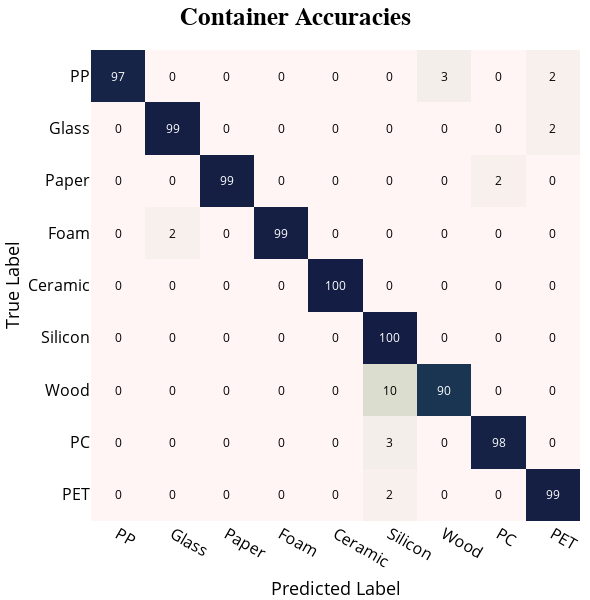
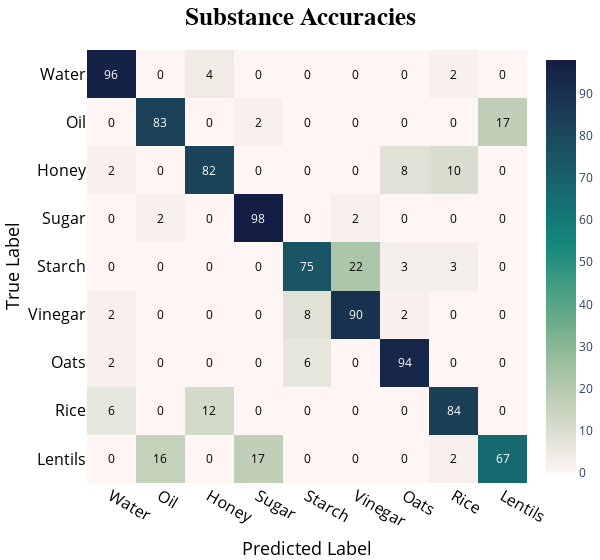

The code cell stored with these charts, in order, in its notebook:
### Code cell
cm_container = confusion_matrix(container_ys, container_preds)
scaled_container_cm = np.ceil(cm_container/len(containers)*10)
produce_cm(scaled_container_cm[::-1], 'Container Accuracies', False)

cm_content = confusion_matrix(content_ys, content_preds)
scaled_content_cm = np.ceil(cm_content/len(contents)*10)
produce_cm(scaled_content_cm[::-1], 'Substance Accuracies', True)

### Figure 1 — Plotly figure (JSON) as saved in the notebook; plotly's stock layout.template omitted (floating-point values rounded to 4 significant figures)
{"data": [{"colorscale": [[0, "rgb(254, 245, 244)"], [0.09091, "rgb(222, 224, 210)"], [0.1818, "rgb(189, 206, 181)"], [0.2727, "rgb(153, 189, 156)"], [0.3636, "rgb(110, 173, 138)"], [0.4545, "rgb(65, 157, 129)"], [0.5455, "rgb(25, 137, 125)"], [0.6364, "rgb(18, 116, 117)"], [0.7273, "rgb(25, 94, 106)"], [0.8182, "rgb(28, 72, 93)"], [0.9091, "rgb(25, 51, 80)"], [1, "rgb(20, 29, 67)"]], "showscale": false, "type": "heatmap", "x": ["PP", "Glass", "Paper", "Foam", "Ceramic", "Silicon", "Wood", "PC", "PET"], "y": ["PET", "PC", "Wood", "Silicon", "Ceramic", "Foam", "Paper", "Glass", "PP"], "z": [[0, 0, 0, 0, 0, 2, 0, 0, 99], [0, 0, 0, 0, 0, 3, 0, 98, 0], [0, 0, 0, 0, 0, 10, 90, 0, 0], [0, 0, 0, 0, 0, 100, 0, 0, 0], [0, 0, 0, 0, 100, 0, 0, 0, 0], [0, 2, 0, 99, 0, 0, 0, 0, 0], [0, 0, 99, 0, 0, 0, 0, 2, 0], [0, 99, 0, 0, 0, 0, 0, 0, 2], [97, 0, 0, 0, 0, 0, 3, 0, 2]]}], "layout": {"annotations": [{"font": {"color": "black"}, "showarrow": false, "text": "0", "x": "PP", "y": "PET"}, {"font": {"color": "black"}, "showarrow": false, "text": "0", "x": "Glass", "y": "PET"}, {"font": {"color": "black"}, "showarrow": false, "text": "0", "x": "Paper", "y": "PET"}, {"font": {"color": "black"}, "showarrow": false, "text": "0", "x": "Foam", "y": "PET"}, {"font": {"color": "black"}, "showarrow": false, "text": "0", "x": "Ceramic", "y": "PET"}, {"font": {"color": "black"}, "showarrow": false, "text": "2", "x": "Silicon", "y": "PET"}, {"font": {"color": "black"}, "showarrow": false, "text": "0", "x": "Wood", "y": "PET"}, {"font": {"color": "black"}, "showarrow": false, "text": "0", "x": "PC", "y": "PET"}, {"font": {"color": "white"}, "showarrow": false, "text": "99", "x": "PET", "y": "PET"}, {"font": {"color": "black"}, "showarrow": false, "text": "0", "x": "PP", "y": "PC"}, {"font": {"color": "black"}, "showarrow": false, "text": "0", "x": "Glass", "y": "PC"}, {"font": {"color": "black"}, "showarrow": false, "text": "0", "x": "Paper", "y": "PC"}, {"font": {"color": "black"}, "showarrow": false, "text": "0", "x": "Foam", "y": "PC"}, {"font": {"color": "black"}, "showarrow": false, "text": "0", "x": "Ceramic", "y": "PC"}, {"font": {"color": "black"}, "showarrow": false, "text": "3", "x": "Silicon", "y": "PC"}, {"font": {"color": "black"}, "showarrow": false, "text": "0", "x": "Wood", "y": "PC"}, {"font": {"color": "white"}, "showarrow": false, "text": "98", "x": "PC", "y": "PC"}, {"font": {"color": "black"}, "showarrow": false, "text": "0", "x": "PET", "y": "PC"}, {"font": {"color": "black"}, "showarrow": false, "text": "0", "x": "PP", "y": "Wood"}, {"font": {"color": "black"}, "showarrow": false, "text": "0", "x": "Glass", "y": "Wood"}, {"font": {"color": "black"}, "showarrow": false, "text": "0", "x": "Paper", "y": "Wood"}, {"font": {"color": "black"}, "showarrow": false, "text": "0", "x": "Foam", "y": "Wood"}, {"font": {"color": "black"}, "showarrow": false, "text": "0", "x": "Ceramic", "y": "Wood"}, {"font": {"color": "black"}, "showarrow": false, "text": "10", "x": "Silicon", "y": "Wood"}, {"font": {"color": "white"}, "showarrow": false, "text": "90", "x": "Wood", "y": "Wood"}, {"font": {"color": "black"}, "showarrow": false, "text": "0", "x": "PC", "y": "Wood"}, {"font": {"color": "black"}, "showarrow": false, "text": "0", "x": "PET", "y": "Wood"}, {"font": {"color": "black"}, "showarrow": false, "text": "0", "x": "PP", "y": "Silicon"}, {"font": {"color": "black"}, "showarrow": false, "text": "0", "x": "Glass", "y": "Silicon"}, {"font": {"color": "black"}, "showarrow": false, "text": "0", "x": "Paper", "y": "Silicon"}, {"font": {"color": "black"}, "showarrow": false, "text": "0", "x": "Foam", "y": "Silicon"}, {"font": {"color": "black"}, "showarrow": false, "text": "0", "x": "Ceramic", "y": "Silicon"}, {"font": {"color": "white"}, "showarrow": false, "text": "100", "x": "Silicon", "y": "Silicon"}, {"font": {"color": "black"}, "showarrow": false, "text": "0", "x": "Wood", "y": "Silicon"}, {"font": {"color": "black"}, "showarrow": false, "text": "0", "x": "PC", "y": "Silicon"}, {"font": {"color": "black"}, "showarrow": false, "text": "0", "x": "PET", "y": "Silicon"}, {"font": {"color": "black"}, "showarrow": false, "text": "0", "x": "PP", "y": "Ceramic"}, {"font": {"color": "black"}, "showarrow": false, "text": "0", "x": "Glass", "y": "Ceramic"}, {"font": {"color": "black"}, "showarrow": false, "text": "0", "x": "Paper", "y": "Ceramic"}, {"font": {"color": "black"}, "showarrow": false, "text": "0", "x": "Foam", "y": "Ceramic"}, {"font": {"color": "white"}, "showarrow": false, "text": "100", "x": "Ceramic", "y": "Ceramic"}, {"font": {"color": "black"}, "showarrow": false, "text": "0", "x": "Silicon", "y": "Ceramic"}, {"font": {"color": "black"}, "showarrow": false, "text": "0", "x": "Wood", "y": "Ceramic"}, {"font": {"color": "black"}, "showarrow": false, "text": "0", "x": "PC", "y": "Ceramic"}, {"font": {"color": "black"}, "showarrow": false, "text": "0", "x": "PET", "y": "Ceramic"}, {"font": {"color": "black"}, "showarrow": false, "text": "0", "x": "PP", "y": "Foam"}, {"font": {"color": "black"}, "showarrow": false, "text": "2", "x": "Glass", "y": "Foam"}, {"font": {"color": "black"}, "showarrow": false, "text": "0", "x": "Paper", "y": "Foam"}, {"font": {"color": "white"}, "showarrow": false, "text": "99", "x": "Foam", "y": "Foam"}, {"font": {"color": "black"}, "showarrow": false, "text": "0", "x": "Ceramic", "y": "Foam"}, {"font": {"color": "black"}, "showarrow": false, "text": "0", "x": "Silicon", "y": "Foam"}, {"font": {"color": "black"}, "showarrow": false, "text": "0", "x": "Wood", "y": "Foam"}, {"font": {"color": "black"}, "showarrow": false, "text": "0", "x": "PC", "y": "Foam"}, {"font": {"color": "black"}, "showarrow": false, "text": "0", "x": "PET", "y": "Foam"}, {"font": {"color": "black"}, "showarrow": false, "text": "0", "x": "PP", "y": "Paper"}, {"font": {"color": "black"}, "showarrow": false, "text": "0", "x": "Glass", "y": "Paper"}, {"font": {"color": "white"}, "showarrow": false, "text": "99", "x": "Paper", "y": "Paper"}, {"font": {"color": "black"}, "showarrow": false, "text": "0", "x": "Foam", "y": "Paper"}, {"font": {"color": "black"}, "showarrow": false, "text": "0", "x": "Ceramic", "y": "Paper"}, {"font": {"color": "black"}, "showarrow": false, "text": "0", "x": "Silicon", "y": "Paper"}, {"font": {"color": "black"}, "showarrow": false, "text": "0", "x": "Wood", "y": "Paper"}, {"font": {"color": "black"}, "showarrow": false, "text": "2", "x": "PC", "y": "Paper"}, {"font": {"color": "black"}, "showarrow": false, "text": "0", "x": "PET", "y": "Paper"}, {"font": {"color": "black"}, "showarrow": false, "text": "0", "x": "PP", "y": "Glass"}, {"font": {"color": "white"}, "showarrow": false, "text": "99", "x": "Glass", "y": "Glass"}, {"font": {"color": "black"}, "showarrow": false, "text": "0", "x": "Paper", "y": "Glass"}, {"font": {"color": "black"}, "showarrow": false, "text": "0", "x": "Foam", "y": "Glass"}, {"font": {"color": "black"}, "showarrow": false, "text": "0", "x": "Ceramic", "y": "Glass"}, {"font": {"color": "black"}, "showarrow": false, "text": "0", "x": "Silicon", "y": "Glass"}, {"font": {"color": "black"}, "showarrow": false, "text": "0", "x": "Wood", "y": "Glass"}, {"font": {"color": "black"}, "showarrow": false, "text": "0", "x": "PC", "y": "Glass"}, {"font": {"color": "black"}, "showarrow": false, "text": "2", "x": "PET", "y": "Glass"}, {"font": {"color": "white"}, "showarrow": false, "text": "97", "x": "PP", "y": "PP"}, {"font": {"color": "black"}, "showarrow": false, "text": "0", "x": "Glass", "y": "PP"}, {"font": {"color": "black"}, "showarrow": false, "text": "0", "x": "Paper", "y": "PP"}, {"font": {"color": "black"}, "showarrow": false, "text": "0", "x": "Foam", "y": "PP"}, {"font": {"color": "black"}, "showarrow": false, "text": "0", "x": "Ceramic", "y": "PP"}, {"font": {"color": "black"}, "showarrow": false, "text": "0", "x": "Silicon", "y": "PP"}, {"font": {"color": "black"}, "showarrow": false, "text": "3", "x": "Wood", "y": "PP"}, {"font": {"color": "black"}, "showarrow": false, "text": "0", "x": "PC", "y": "PP"}, {"font": {"color": "black"}, "showarrow": false, "text": "2", "x": "PET", "y": "PP"}], "height": 600, "margin": {"b": 0, "l": 0, "r": 10, "t": 50}, "title": {"font": {"color": "black", "family": "Arial, sans-serif", "size": 25}, "text": "<b>Container Accuracies<b>", "x": 0.5}, "width": 590, "xaxis": {"tickfont": {"color": "black", "size": 16}, "tickmode": "array", "title": {"font": {"color": "black", "size": 18}, "text": "Predicted Label"}}, "yaxis": {"tickfont": {"color": "black", "size": 16}, "tickmode": "array", "title": {"font": {"color": "black", "size": 18}, "text": "True Label"}}}}

### Figure 2 — Plotly figure (JSON) as saved in the notebook; plotly's stock layout.template omitted (floating-point values rounded to 4 significant figures)
{"data": [{"colorscale": [[0, "rgb(254, 245, 244)"], [0.09091, "rgb(222, 224, 210)"], [0.1818, "rgb(189, 206, 181)"], [0.2727, "rgb(153, 189, 156)"], [0.3636, "rgb(110, 173, 138)"], [0.4545, "rgb(65, 157, 129)"], [0.5455, "rgb(25, 137, 125)"], [0.6364, "rgb(18, 116, 117)"], [0.7273, "rgb(25, 94, 106)"], [0.8182, "rgb(28, 72, 93)"], [0.9091, "rgb(25, 51, 80)"], [1, "rgb(20, 29, 67)"]], "type": "heatmap", "x": ["Water", "Oil", "Honey", "Sugar", "Starch", "Vinegar", "Oats", "Rice", "Lentils"], "y": ["Lentils", "Rice", "Oats", "Vinegar", "Starch", "Sugar", "Honey", "Oil", "Water"], "z": [[0, 16, 0, 17, 0, 0, 0, 2, 67], [6, 0, 12, 0, 0, 0, 0, 84, 0], [2, 0, 0, 0, 6, 0, 94, 0, 0], [2, 0, 0, 0, 8, 90, 2, 0, 0], [0, 0, 0, 0, 75, 22, 3, 3, 0], [0, 2, 0, 98, 0, 2, 0, 0, 0], [2, 0, 82, 0, 0, 0, 8, 10, 0], [0, 83, 0, 2, 0, 0, 0, 0, 17], [96, 0, 4, 0, 0, 0, 0, 2, 0]]}], "layout": {"annotations": [{"font": {"color": "black"}, "showarrow": false, "text": "0", "x": "Water", "y": "Lentils"}, {"font": {"color": "black"}, "showarrow": false, "text": "16", "x": "Oil", "y": "Lentils"}, {"font": {"color": "black"}, "showarrow": false, "text": "0", "x": "Honey", "y": "Lentils"}, {"font": {"color": "black"}, "showarrow": false, "text": "17", "x": "Sugar", "y": "Lentils"}, {"font": {"color": "black"}, "showarrow": false, "text": "0", "x": "Starch", "y": "Lentils"}, {"font": {"color": "black"}, "showarrow": false, "text": "0", "x": "Vinegar", "y": "Lentils"}, {"font": {"color": "black"}, "showarrow": false, "text": "0", "x": "Oats", "y": "Lentils"}, {"font": {"color": "black"}, "showarrow": false, "text": "2", "x": "Rice", "y": "Lentils"}, {"font": {"color": "white"}, "showarrow": false, "text": "67", "x": "Lentils", "y": "Lentils"}, {"font": {"color": "black"}, "showarrow": false, "text": "6", "x": "Water", "y": "Rice"}, {"font": {"color": "black"}, "showarrow": false, "text": "0", "x": "Oil", "y": "Rice"}, {"font": {"color": "black"}, "showarrow": false, "text": "12", "x": "Honey", "y": "Rice"}, {"font": {"color": "black"}, "showarrow": false, "text": "0", "x": "Sugar", "y": "Rice"}, {"font": {"color": "black"}, "showarrow": false, "text": "0", "x": "Starch", "y": "Rice"}, {"font": {"color": "black"}, "showarrow": false, "text": "0", "x": "Vinegar", "y": "Rice"}, {"font": {"color": "black"}, "showarrow": false, "text": "0", "x": "Oats", "y": "Rice"}, {"font": {"color": "white"}, "showarrow": false, "text": "84", "x": "Rice", "y": "Rice"}, {"font": {"color": "black"}, "showarrow": false, "text": "0", "x": "Lentils", "y": "Rice"}, {"font": {"color": "black"}, "showarrow": false, "text": "2", "x": "Water", "y": "Oats"}, {"font": {"color": "black"}, "showarrow": false, "text": "0", "x": "Oil", "y": "Oats"}, {"font": {"color": "black"}, "showarrow": false, "text": "0", "x": "Honey", "y": "Oats"}, {"font": {"color": "black"}, "showarrow": false, "text": "0", "x": "Sugar", "y": "Oats"}, {"font": {"color": "black"}, "showarrow": false, "text": "6", "x": "Starch", "y": "Oats"}, {"font": {"color": "black"}, "showarrow": false, "text": "0", "x": "Vinegar", "y": "Oats"}, {"font": {"color": "white"}, "showarrow": false, "text": "94", "x": "Oats", "y": "Oats"}, {"font": {"color": "black"}, "showarrow": false, "text": "0", "x": "Rice", "y": "Oats"}, {"font": {"color": "black"}, "showarrow": false, "text": "0", "x": "Lentils", "y": "Oats"}, {"font": {"color": "black"}, "showarrow": false, "text": "2", "x": "Water", "y": "Vinegar"}, {"font": {"color": "black"}, "showarrow": false, "text": "0", "x": "Oil", "y": "Vinegar"}, {"font": {"color": "black"}, "showarrow": false, "text": "0", "x": "Honey", "y": "Vinegar"}, {"font": {"color": "black"}, "showarrow": false, "text": "0", "x": "Sugar", "y": "Vinegar"}, {"font": {"color": "black"}, "showarrow": false, "text": "8", "x": "Starch", "y": "Vinegar"}, {"font": {"color": "white"}, "showarrow": false, "text": "90", "x": "Vinegar", "y": "Vinegar"}, {"font": {"color": "black"}, "showarrow": false, "text": "2", "x": "Oats", "y": "Vinegar"}, {"font": {"color": "black"}, "showarrow": false, "text": "0", "x": "Rice", "y": "Vinegar"}, {"font": {"color": "black"}, "showarrow": false, "text": "0", "x": "Lentils", "y": "Vinegar"}, {"font": {"color": "black"}, "showarrow": false, "text": "0", "x": "Water", "y": "Starch"}, {"font": {"color": "black"}, "showarrow": false, "text": "0", "x": "Oil", "y": "Starch"}, {"font": {"color": "black"}, "showarrow": false, "text": "0", "x": "Honey", "y": "Starch"}, {"font": {"color": "black"}, "showarrow": false, "text": "0", "x": "Sugar", "y": "Starch"}, {"font": {"color": "white"}, "showarrow": false, "text": "75", "x": "Starch", "y": "Starch"}, {"font": {"color": "black"}, "showarrow": false, "text": "22", "x": "Vinegar", "y": "Starch"}, {"font": {"color": "black"}, "showarrow": false, "text": "3", "x": "Oats", "y": "Starch"}, {"font": {"color": "black"}, "showarrow": false, "text": "3", "x": "Rice", "y": "Starch"}, {"font": {"color": "black"}, "showarrow": false, "text": "0", "x": "Lentils", "y": "Starch"}, {"font": {"color": "black"}, "showarrow": false, "text": "0", "x": "Water", "y": "Sugar"}, {"font": {"color": "black"}, "showarrow": false, "text": "2", "x": "Oil", "y": "Sugar"}, {"font": {"color": "black"}, "showarrow": false, "text": "0", "x": "Honey", "y": "Sugar"}, {"font": {"color": "white"}, "showarrow": false, "text": "98", "x": "Sugar", "y": "Sugar"}, {"font": {"color": "black"}, "showarrow": false, "text": "0", "x": "Starch", "y": "Sugar"}, {"font": {"color": "black"}, "showarrow": false, "text": "2", "x": "Vinegar", "y": "Sugar"}, {"font": {"color": "black"}, "showarrow": false, "text": "0", "x": "Oats", "y": "Sugar"}, {"font": {"color": "black"}, "showarrow": false, "text": "0", "x": "Rice", "y": "Sugar"}, {"font": {"color": "black"}, "showarrow": false, "text": "0", "x": "Lentils", "y": "Sugar"}, {"font": {"color": "black"}, "showarrow": false, "text": "2", "x": "Water", "y": "Honey"}, {"font": {"color": "black"}, "showarrow": false, "text": "0", "x": "Oil", "y": "Honey"}, {"font": {"color": "white"}, "showarrow": false, "text": "82", "x": "Honey", "y": "Honey"}, {"font": {"color": "black"}, "showarrow": false, "text": "0", "x": "Sugar", "y": "Honey"}, {"font": {"color": "black"}, "showarrow": false, "text": "0", "x": "Starch", "y": "Honey"}, {"font": {"color": "black"}, "showarrow": false, "text": "0", "x": "Vinegar", "y": "Honey"}, {"font": {"color": "black"}, "showarrow": false, "text": "8", "x": "Oats", "y": "Honey"}, {"font": {"color": "black"}, "showarrow": false, "text": "10", "x": "Rice", "y": "Honey"}, {"font": {"color": "black"}, "showarrow": false, "text": "0", "x": "Lentils", "y": "Honey"}, {"font": {"color": "black"}, "showarrow": false, "text": "0", "x": "Water", "y": "Oil"}, {"font": {"color": "white"}, "showarrow": false, "text": "83", "x": "Oil", "y": "Oil"}, {"font": {"color": "black"}, "showarrow": false, "text": "0", "x": "Honey", "y": "Oil"}, {"font": {"color": "black"}, "showarrow": false, "text": "2", "x": "Sugar", "y": "Oil"}, {"font": {"color": "black"}, "showarrow": false, "text": "0", "x": "Starch", "y": "Oil"}, {"font": {"color": "black"}, "showarrow": false, "text": "0", "x": "Vinegar", "y": "Oil"}, {"font": {"color": "black"}, "showarrow": false, "text": "0", "x": "Oats", "y": "Oil"}, {"font": {"color": "black"}, "showarrow": false, "text": "0", "x": "Rice", "y": "Oil"}, {"font": {"color": "black"}, "showarrow": false, "text": "17", "x": "Lentils", "y": "Oil"}, {"font": {"color": "white"}, "showarrow": false, "text": "96", "x": "Water", "y": "Water"}, {"font": {"color": "black"}, "showarrow": false, "text": "0", "x": "Oil", "y": "Water"}, {"font": {"color": "black"}, "showarrow": false, "text": "4", "x": "Honey", "y": "Water"}, {"font": {"color": "black"}, "showarrow": false, "text": "0", "x": "Sugar", "y": "Water"}, {"font": {"color": "black"}, "showarrow": false, "text": "0", "x": "Starch", "y": "Water"}, {"font": {"color": "black"}, "showarrow": false, "text": "0", "x": "Vinegar", "y": "Water"}, {"font": {"color": "black"}, "showarrow": false, "text": "0", "x": "Oats", "y": "Water"}, {"font": {"color": "black"}, "showarrow": false, "text": "2", "x": "Rice", "y": "Water"}, {"font": {"color": "black"}, "showarrow": false, "text": "0", "x": "Lentils", "y": "Water"}], "height": 560, "margin": {"b": 0, "l": 0, "r": 0, "t": 50}, "title": {"font": {"color": "black", "family": "Arial, sans-serif", "size": 25}, "text": "<b>Substance Accuracies<b>", "x": 0.5}, "width": 600, "xaxis": {"tickfont": {"color": "black", "size": 16}, "tickmode": "array", "title": {"font": {"color": "black", "size": 18}, "text": "Predicted Label"}}, "yaxis": {"tickfont": {"color": "black", "size": 16}, "tickmode": "array", "title": {"font": {"color": "black", "size": 18}, "text": "True Label"}}}}
